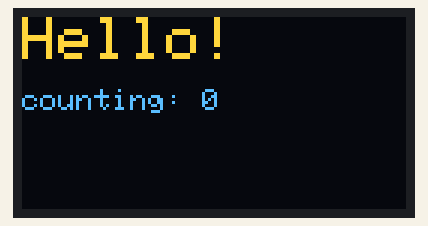
Simulated run of this sketch. Board: Raspberry Pi Pico. Parts: 128×64 one-colour display. The OLED is the two-colour kind (top 16 rows yellow).

Above: at 0.1 s.
At 3.8 s:
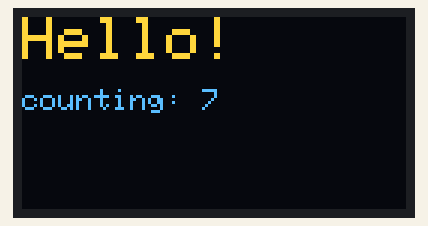
At 9.6 s:
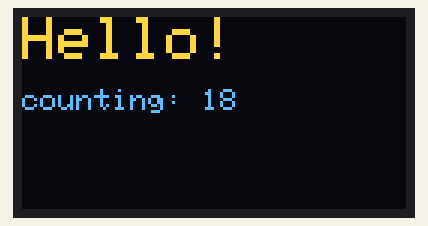
At 19.6 s:
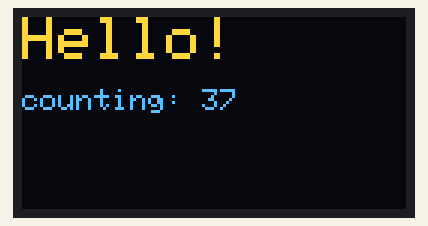
At 29.5 s:
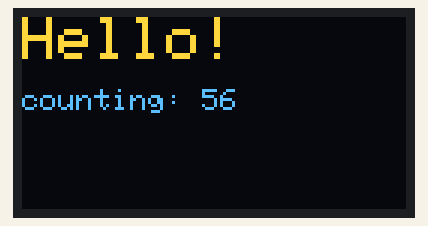
At 39.5 s:
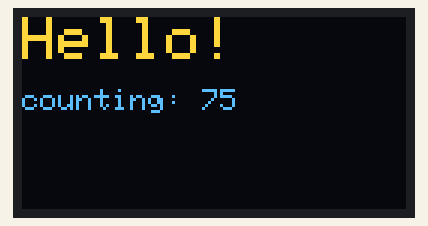

The sketch:

pico_oled.ino
```cpp
/*
 * OLED display — on a Raspberry Pi Pico W.
 *
 * A 0.96" SSD1306 module on the I2C bus. Four wires: GND and VCC for power,
 * SDA to GP26 and SCL to GP27 for the data, and power from 3V3(OUT) — these
 * modules run happily on 3.3 V. All four are on one edge of the board.
 *
 * The RP2040 has two I2C blocks, and neither is fixed to a pair of pins: any
 * even GPIO can be SDA and the odd one beside it SCL. GP26 and GP27 belong to
 * the second block, which the sketch knows as Wire1 — two lines in setup()
 * put it on those pins, something an Uno simply cannot do.
 *
 * The one idea worth taking away is that drawing and showing are separate.
 * Every print and shape goes into a buffer in the Pico's memory; nothing
 * reaches the glass until display() sends the whole picture across at once.
 * That is why the screen never flickers halfway through a redraw — and why a
 * sketch that draws beautifully and forgets display() shows nothing at all.
 */

#include <Wire.h>
#include <Adafruit_GFX.h>
#include <Adafruit_SSD1306.h>

// 128 x 64 pixels, on the Wire1 bus, with no reset pin — which is how the
// 4-pin modules are built, so -1 is what they always want.
Adafruit_SSD1306 display(128, 64, &Wire1, -1);

int count = 0;

void setup() {
  // Before Wire starts: the bus goes where the wires are.
  Wire1.setSDA(26);
  Wire1.setSCL(27);

  // 0x3C is the address on nearly every module. The rest answer on 0x3D, and
  // there is a jumper on the back that picks — if the screen stays dark, this
  // is the first thing to check, here and on real hardware alike.
  display.begin(SSD1306_SWITCHCAPVCC, 0x3C);

  // The library draws its own logo on startup. Wipe it before drawing.
  display.clearDisplay();
  display.setTextColor(SSD1306_WHITE);
}

void loop() {
  // 1. Start from a blank buffer, or the last frame shows through this one.
  display.clearDisplay();

  // 2. Draw. The cursor is in pixels from the top-left, and text size is a
  //    whole-number multiple of the 6 x 8 font — so size 2 is 12 x 16.
  display.setTextSize(2);
  display.setCursor(0, 0);
  display.println(F("Hello!"));

  display.setTextSize(1);
  display.setCursor(0, 24);
  display.print(F("counting: "));
  display.println(count);

  // 3. Send the buffer to the screen. Nothing above this line was visible.
  display.display();

  count++;
  delay(500);
}
```

Measured:
- what the display in image 1 shows lasts 0.6 s, from 3.7 s to 4.3 s
